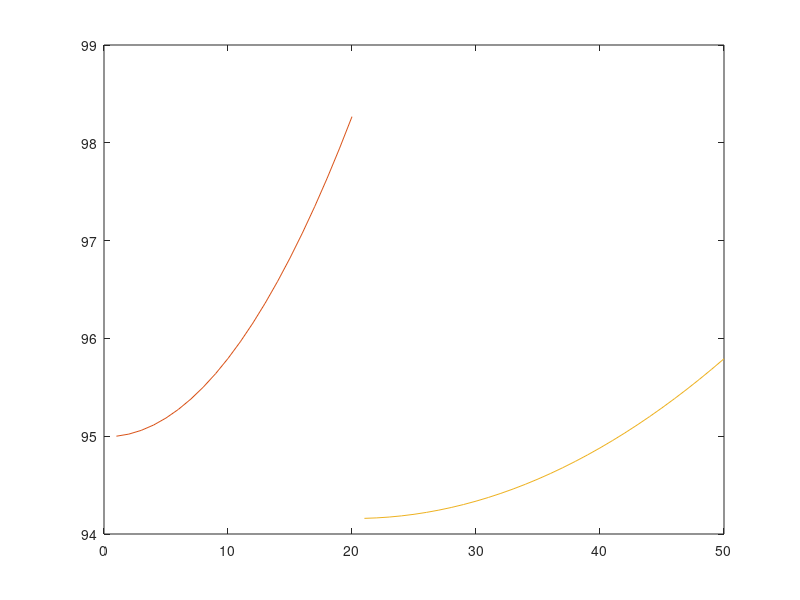

The MATLAB script that drew this image: (Note: this script raises an error after producing the figure.)
%% Strategy Estimation for Las Vegas GP 2023

% Tyres available: C3, C4, C5 - The 3 softest in the Pirelli range.
% Race Duration: 50 laps (305.88km total distance)

% Assumption of initial tyre pace delta: 0.5s between C5 and C4, and 0.5s
% between C4 and C3. With C5 being the fastest.

% Assumption of degradation per lap: Fuel corrected laptime increase
% non-linearly as tyre wears (non-linear tyre deg model estimate)

% Fuel correction assumption for 110kg of fuel to last 50 laps and 0.035s
% laptime gain per 1kg of fuel burn.

% Initial flying lap pace assumed due to lack of race historical data. 
%% 
% Calculating Fuel Correction Factor

fuelQuantity = 110;  %kg
totalLapNumber = 50; %laps
lapNumber = 1:50;
timePerKg = 0.035;   %seconds

fuelConsumption = fuelQuantity/totalLapNumber;   %kg/lap

fuelCorrectionFactor = fuelConsumption .* timePerKg; %seconds/lap

fuelLapCorrections = fuelCorrectionFactor .* (lapNumber-1);
%% 
% Defining Tyre Wear Factors

c5Wear = linspace(0.09,0.5,50);
c4Wear = linspace(0.08,0.17,50);
c3Wear = linspace(0.077,0.1,50);

tyreAge = 1:50; %laps
%% 
% Calculating Tyre Degradation Laptime Impact

c5InitialLaptime = 95;   %seconds
c4InitialLaptime = 95.7; %seconds
c3InitialLaptime = 96.4;   %seconds

c5TyreDegLaptime = c5InitialLaptime + c5Wear .* (tyreAge-1);
c4TyreDegLaptime = c4InitialLaptime + c4Wear .* (tyreAge-1);
c3TyreDegLaptime = c3InitialLaptime + c3Wear .* (tyreAge-1);
%% 
% Calculating Tyre and Fuel Effected Laptimes for Full Distance Tyre Model

c5Laptime = c5InitialLaptime + (c5Wear .* (tyreAge-1)) - fuelLapCorrections(lapNumber);
c4Laptime = c4InitialLaptime + (c4Wear .* (tyreAge-1)) - fuelLapCorrections(lapNumber);
c3Laptime = c3InitialLaptime + (c3Wear .* (tyreAge-1)) - fuelLapCorrections(lapNumber);
%% 
% To determine fuel corrected laptimes for individual stints, the following 
% formula is appropriate:

% Fuel_Corrected_Stint_Formula = TyreDegLaptime(tyreAge(1:end_of_stint)) - fuelLapCorrections(lapNumber(stint_start_lap:stint_end_lap))
%% 
% Defining Average Pit Time Loss

pitTime = 20;  %seconds
%% 
% Plot Laptimes for Tyre Compounds Over Full Distance. 
% 
% This will be our estimated tyre model, from which we can devise strategy configurations 
% and plot their corresponding race times.

plot(lapNumber,c5Laptime,"Color","#D95319")
hold on
plot(lapNumber,c4Laptime,"Color","#EDB120")
plot(lapNumber,c3Laptime,"Color","#000000")
ylim([94 100])
xlabel("Lap Number")
ylabel("Fuel Corrected Laptime (s)")
title("Estimated Tyre Pace Model (Non-Linear)")
legend(["C5" "C4" "C3"],"Location","northwest")
hold off
%% 
% Consider a single stop strategy. C5 to C4 (Soft to Medium).

% Add slider to observe variable pitlap effects
pitLap = 20;

% Calculating fuel corrected stints
c5Fuel_Corrected_Stint = c5Laptime(tyreAge(1:pitLap));
c4Fuel_Corrected_Stint = c4TyreDegLaptime(tyreAge(1:(50-pitLap))) - fuelLapCorrections(lapNumber(pitLap+1:50));

% Plotting lap times
plot(lapNumber(1:pitLap), c5Fuel_Corrected_Stint,"Color","#D95319")
hold on
plot(lapNumber(pitLap+1:50), c4Fuel_Corrected_Stint,"Color","#EDB120")
xline(pitLap,":")
xlabel("Lap Number")
ylabel("Fuel Corrected Lap Times (s)")
title("C5 to C4 1 Stop Strategy")
legend(["C5" "C4" "Pit Lap"],"Location","northeast")
hold off

% Sum fuel corrected stint times with the pit stop time to determine
% overall race time.
totalRaceTimeC5C4_sec = seconds(sum(c5Fuel_Corrected_Stint) + sum(c4Fuel_Corrected_Stint) + pitTime)  %seconds
totalRaceTimeC5C4_min = minutes(minutes(totalRaceTimeC5C4_sec))
%% 
% Consider a single stop strategy, C5 to C3 (Soft to Hard).

% Add slider to observe variable pitlap effects
pitLap = 18;

% Calculating fuel corrected stints
c5Fuel_Corrected_Stint = c5Laptime(tyreAge(1:pitLap));
c3Fuel_Corrected_Stint = c3TyreDegLaptime(tyreAge(1:(50-pitLap))) - fuelLapCorrections(lapNumber(pitLap+1:50));

% Plotting lap times
plot(lapNumber(1:pitLap), c5Fuel_Corrected_Stint,"Color","#D95319")
hold on
plot(lapNumber(pitLap+1:50), c3Fuel_Corrected_Stint,"Color","#000000")
xline(pitLap,":")
xlabel("Lap Number")
ylabel("Fuel Corrected Lap Times (s)")
title("C5 to C3 1 Stop Strategy")
legend(["C5" "C3" "Pit Lap"],"Location","northeast")
hold off

% Sum fuel corrected stint times with the pit stop time to determine
% overall race time.
totalRaceTimeC5C3_sec = seconds(sum(c5Fuel_Corrected_Stint) + sum(c3Fuel_Corrected_Stint) + pitTime)  %seconds
totalRaceTimeC5C3_min = minutes(minutes(totalRaceTimeC5C3_sec))
%% 
% Consider a single stop strategy. C4 to C3 (Medium to Hard).

% Add slider to observe variable pitlap effects
pitLap = 24;

% Calculating fuel corrected stints
c4Fuel_Corrected_Stint = c4Laptime(tyreAge(1:pitLap));
c3Fuel_Corrected_Stint = c3TyreDegLaptime(tyreAge(1:(50-pitLap))) - fuelLapCorrections(lapNumber(pitLap+1:50));

% Plotting lap times
plot(lapNumber(1:pitLap), c4Fuel_Corrected_Stint,"Color","#EDB120")
hold on
plot(lapNumber(pitLap+1:50), c3Fuel_Corrected_Stint,"Color","#000000")
xline(pitLap,":")
xlabel("Lap Number")
ylabel("Fuel Corrected Lap Times (s)")
title("C4 to C3 1 Stop Strategy")
legend(["C4" "C3" "Pit Lap"],"Location","northeast")
hold off

% Sum fuel corrected stint times with the pit stop time to determine
% overall race time.
totalRaceTimeC4C3_sec = seconds(sum(c4Fuel_Corrected_Stint) + sum(c3Fuel_Corrected_Stint) + pitTime)  %seconds
totalRaceTimeC4C3_min = minutes(minutes(totalRaceTimeC4C3_sec))  %minutes
%% 
% Consider a 2 stop strategy. C5, C5, C4 (Soft, Soft, Medium).

% Add sliders to observe variable pitlap effects
pitLap1 = 14;
pitLap2 = 29;

% Calculating fuel corrected stints
c5Fuel_Corrected_Stint1 = c5Laptime(tyreAge(1:pitLap1));
c5Fuel_Corrected_Stint2 = c5TyreDegLaptime(tyreAge(1:pitLap2-pitLap1)) - fuelLapCorrections(lapNumber(pitLap1+1:pitLap2));
c4Fuel_Corrected_Stint = c4TyreDegLaptime(tyreAge(1:(50-pitLap2))) - fuelLapCorrections(lapNumber(pitLap2+1:50));

% Plotting lap times
plot(lapNumber(1:pitLap1), c5Fuel_Corrected_Stint1,"Color","#D95319")
hold on
plot(lapNumber(pitLap1+1:pitLap2), c5Fuel_Corrected_Stint2,"Color","#D95319")
plot(lapNumber(pitLap2+1:50), c4Fuel_Corrected_Stint,"Color","#EDB120")
xline(pitLap1,":")
xline(pitLap2,":")
xlabel("Lap Number")
ylabel("Fuel Corrected Lap Times (s)")
title("C5, C5, C4 2 Stop Strategy")
legend(["C5" "" "C4" "Pit Lap" ""],"Location","northeast")
hold off

% Sum fuel corrected stint times with the pit stop time to determine
% overall race time.
totalRaceTimeC5C5C4_sec = seconds(sum(c5Fuel_Corrected_Stint1) + sum(c5Fuel_Corrected_Stint2) + sum(c4Fuel_Corrected_Stint) + (2.*pitTime))  %seconds
totalRaceTimeC5C5C4_min = minutes(minutes(totalRaceTimeC5C5C4_sec))  %minutes
%% 
% Consider a 2 stop strategy. C5, C4, C4 (Soft, Medium, Medium).

% Add sliders to observe variable pitlap effects
pitLap1 = 14;
pitLap2 = 32;

% Calculating fuel corrected stints
c5Fuel_Corrected_Stint = c5Laptime(tyreAge(1:pitLap1));
c4Fuel_Corrected_Stint1 = c4TyreDegLaptime(tyreAge(1:pitLap2-pitLap1)) - fuelLapCorrections(lapNumber(pitLap1+1:pitLap2));
c4Fuel_Corrected_Stint2 = c4TyreDegLaptime(tyreAge(1:(50-pitLap2))) - fuelLapCorrections(lapNumber(pitLap2+1:50));

% Plotting lap times
plot(lapNumber(1:pitLap1), c5Fuel_Corrected_Stint,"Color","#D95319")
hold on
plot(lapNumber(pitLap1+1:pitLap2), c4Fuel_Corrected_Stint1,"Color","#EDB120")
plot(lapNumber(pitLap2+1:50), c4Fuel_Corrected_Stint2,"Color","#EDB120")
xline(pitLap1,":")
xline(pitLap2,":")
xlabel("Lap Number")
ylabel("Fuel Corrected Lap Times (s)")
title("C5, C4, C4 2 Stop Strategy")
legend(["C5" "C4" "" "Pit Lap" ""],"Location","northeast")
hold off

% Sum fuel corrected stint times with the pit stop time to determine
% overall race time.
totalRaceTimeC5C4C4_sec = seconds(sum(c5Fuel_Corrected_Stint) + sum(c4Fuel_Corrected_Stint1) + sum(c4Fuel_Corrected_Stint2) + (2.*pitTime))  %seconds
totalRaceTimeC5C4C4_min = minutes(minutes(totalRaceTimeC5C4C4_sec))  %minutes